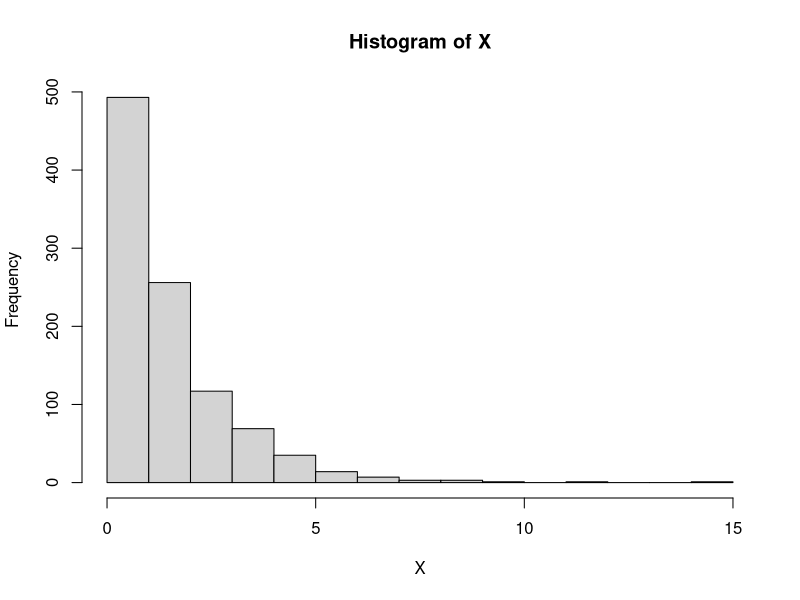

Generate this figure with R: (Note: this script raises an error after producing the figure.)
#Pembangkitan dari bilangan acak Bernoulli
Binomial_sim<-function(n,p) {
  i<-1000
  n<-n
  p<-p
  Binom<-NULL
  for (z in 1:i) {
    m<-0
    for (k in 1:n){
      y<-(runif(1)<=p)+0
      m<-m+y
    }
    Binom[z]<-m
  }
  (tabel<-table(Binom)/length(Binom))
  print(Binom)
}

Binomial_sim(100,0.65)

#Pembangkitan dari bilangan acak uniform
i<-1000
X<-runif(i)
Binom<-as.numeric(cut(X,breaks=c(0,1/8,4/8,7/8,1),include.lowest=T))-1
(tabel<-table(Binom)/length(Binom))
View(Binom)

#Pembangkitan dengan menggunakan fungsi di R
#Fungsi R
x<-rbinom(16,4,0.5)
x

#Fungsi inverse transformation method
#VR geometri
#transformation
i<-1000
p<-0.5
R<-runif(i)
X<-log(1-R)/log(1-p)
hist(X)

#Input nilai p (peluang sukses)
i<-100
sebaran_geom<-function(p) {
  R<-runif(i)
  X<-log(1-R)/log(1-p)
  print(X)
}
sebaran_geom(0.5)

#Sebaran Bernoulli
K<-1
p<-0.5
while(runif(i)>p)
  K=K+1;
K

#Fungsi di R
#x ~ geometrik (0.4) sebanyak 16 bilangan acak
x<-rgeom(16,0.4)
x

#VR Poisson
#Sebaran Uniform
i<-100
lambda<-1
K<-NULL
for (z in 1:i) {
  k<-0
  sk<-1
  while (sk>=exp(-lambda)) {
    u<-runif(i)
    sk<-sk*u
    k<-k+1
  }
  K[z]<-k
}
K
(tabel<-table(K)/length(K))

#Sebaran Eksponensial
i<-100
lambda<-1
K<-NULL
for (z in 1:i) {
  sk<-0
  k<-0
  while (sk<=1) {
    u<-runif(1)
    y<-log(u)/lambda
    sk<-y+sk
    k<-k+1
  }
  K[z]<-k+1
}
K
(tabel2<-table(K)/length(K))

#Fungsi di R
#x ~ poisson (4) sebanyak 16 bilangan acak
x<-rpois(16,4)
x